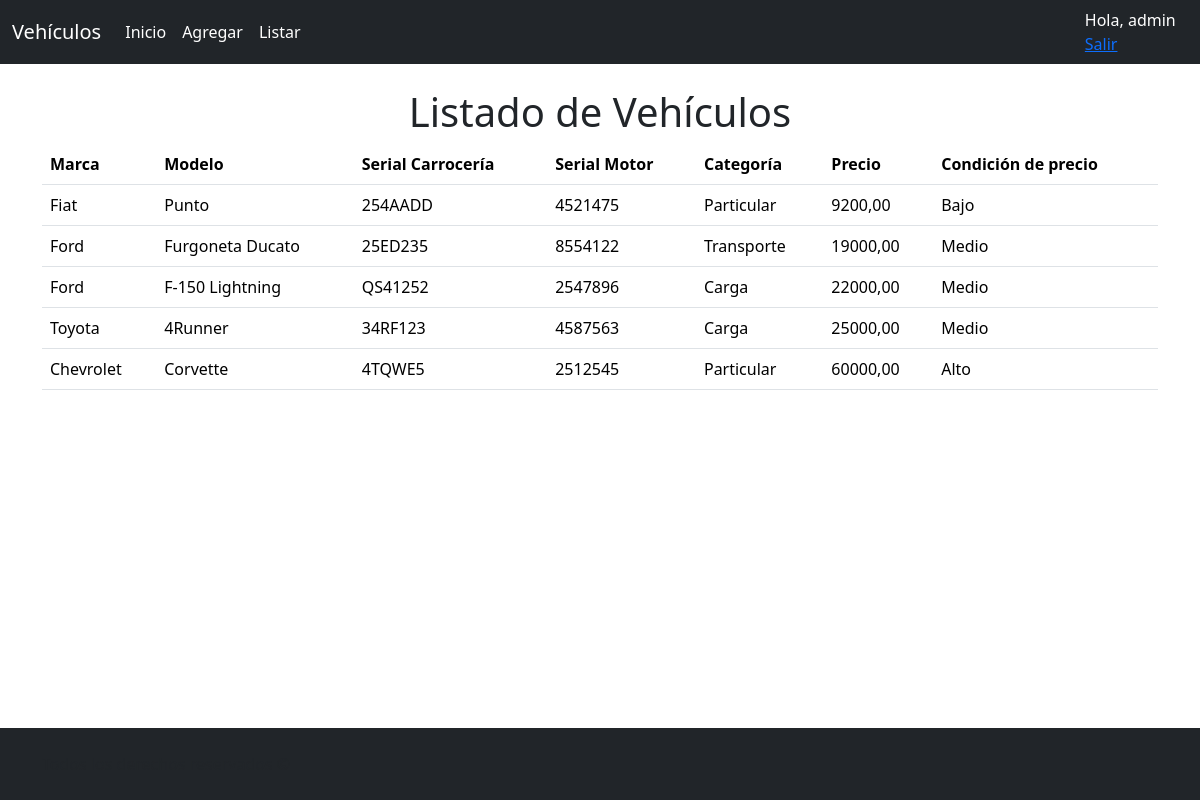
Page /vehiculo/list/ (signed in) on the committed database.
### vehiculo/models.py (models this page shows, shortened)
class Vehiculo(models.Model):
    MARCAS = (
        ('Fiat', 'Fiat'),
        ('Chevrolet', 'Chevrolet'),
        ('Ford', 'Ford'),
        ('Toyota', 'Toyota'),
    )
    CATEGORIAS = (
        ('Particular', 'Particular'),
        ('Transporte', 'Transporte'),
        ('Carga', 'Carga'),
    )
    CONDICIONES_PRECIO = (
        ('Bajo', 'Bajo'),
        ('Medio', 'Medio'),
        ('Alto', 'Alto'),
    )
    marca = models.CharField(max_length=20, choices=MARCAS, default='Ford')
    modelo = models.CharField(max_length=100)
    serial_carroceria = models.CharField(max_length=50)
    serial_motor = models.CharField(max_length=50)
    categoria = models.CharField(max_length=20, choices=CATEGORIAS, default='Particular')
    precio = models.DecimalField(max_digits=8, decimal_places=2)
    condicion_precio = models.CharField(max_length=10, blank=True)
    fecha_creacion = models.DateTimeField(auto_now_add=True)
    fecha_modificacion = models.DateTimeField(auto_now=True)

### vehiculo/views.py (the view)
# urls.py: path('vehiculo/list/', views.vehiculo_list, name='vehiculo_list'),
@login_required
def vehiculo_list(request):
    vehiculos = Vehiculo.objects.all()
    return render(request, 'list.html', {'vehiculos': vehiculos})

### vehiculo/context_processors.py (called while the page is built)
def agregar_permiso_context(request):
    agregar_permiso = False  # Valor predeterminado en caso de que el usuario no tenga permiso
    if request.user.is_authenticated:  # Verificar si el usuario está autenticado
        es_grupo1 = request.user.groups.filter(name='grupo1').exists()
        if es_grupo1:
            grupo_1 = Group.objects.get(name='grupo1')
            agregar_permiso = grupo_1.permissions.filter(codename='add_vehiculo').exists()
    return {'agregar_permiso': agregar_permiso}

### templates/list.html
{% extends 'base.html' %}
{% block content %}
    <h1 class="text-center">Listado de Vehículos</h1>
    <table class="table">
        <thead>
            <tr>
                <th>Marca</th>
                <th>Modelo</th>
                <th>Serial Carrocería</th>
                <th>Serial Motor</th>
                <th>Categoría</th>
                <th>Precio</th>
                {% if user.is_authenticated %}
                    <th>Condición de precio</th>
                {% endif %}
            </tr>
        </thead>
        <tbody>
            {% for vehiculo in vehiculos %}
            <tr>
                <td>{{ vehiculo.marca }}</td>
                <td>{{ vehiculo.modelo }}</td>
                <td>{{ vehiculo.serial_carroceria }}</td>
                <td>{{ vehiculo.serial_motor }}</td>
                <td>{{ vehiculo.categoria }}</td>
                <td>{{ vehiculo.precio }}</td>
                {% if user.is_authenticated %}
                    <td>{{ vehiculo.condicion_precio }}</td>
                {% endif %}
            </tr>
            {% endfor %}
        </tbody>
    </table>
{% endblock %}

### templates/base.html (shortened to what this page needs)
<!DOCTYPE html>
<html lang="en">
<head>
    {% load bootstrap5 %}
    {% load static %}
    {% bootstrap_css %}
</head>
<body class="bg-image">
    <nav class="navbar navbar-expand-lg navbar-light bg-dark">
        <div class="container-fluid">
            <a class="navbar-brand text-white" href="{% url 'index' %}">Vehículos</a>
            <div class="collapse navbar-collapse" id="navbarNav">
                <ul class="navbar-nav">
                    <li class="nav-item">
                        <a class="nav-link text-white" href="{% url 'index' %}">Inicio</a>
                    </li>
                    {% if user.is_authenticated and perms.vehiculo.add_vehiculo %}
                    <li class="nav-item">
                        <a class="nav-link text-white" href="{% url 'vehiculo_add' %}">Agregar</a>
                    </li>
                    {% endif %}
                    <li class="nav-item">
                        <a class="nav-link text-white" href="{% url 'vehiculo_list' %}">Listar</a>
                    </li>
                </ul>
            </div>
        </div>
        {% if user.is_authenticated %}
        <div class="logout text-white">
            Hola, {{ user.username }}
            <a href="{% url 'logout' %}">Salir</a>
        </div>
        {% else %}
        <div class="login text-white">
            <a href="{% url 'login' %}">Iniciar sesión</a>
        </div>
        {% endif %}
    </nav>
    <div class="container mt-4">
        {% block content %}
        {% endblock %}
    </div>
    <footer class="footer fixed-bottom py-4 bg-dark">
        <div class="container">
            <span class="text-muted">Todos los derechos reservados &copy; </span>
        </div>
    </footer>
</body>
</html>

### rows in the picture
Vehiculo: marca "Fiat", modelo "Punto", serial_carroceria "254AADD", serial_motor "4521475", categoria "Particular", precio "9200,00", condicion_precio "Bajo"
Vehiculo: marca "Ford", modelo "Furgoneta Ducato", serial_carroceria "25ED235", serial_motor "8554122", categoria "Transporte", precio "19000,00", condicion_precio "Medio"
Vehiculo: marca "Ford", modelo "F-150 Lightning", serial_carroceria "QS41252", serial_motor "2547896", categoria "Carga", precio "22000,00", condicion_precio "Medio"
Vehiculo: marca "Toyota", modelo "4Runner", serial_carroceria "34RF123", serial_motor "4587563", categoria "Carga", precio "25000,00", condicion_precio "Medio"
Vehiculo: marca "Chevrolet", modelo "Corvette", serial_carroceria "4TQWE5", serial_motor "2512545", categoria "Particular", precio "60000,00", condicion_precio "Alto"

### other values in the picture
{{ user.username }} "admin"
